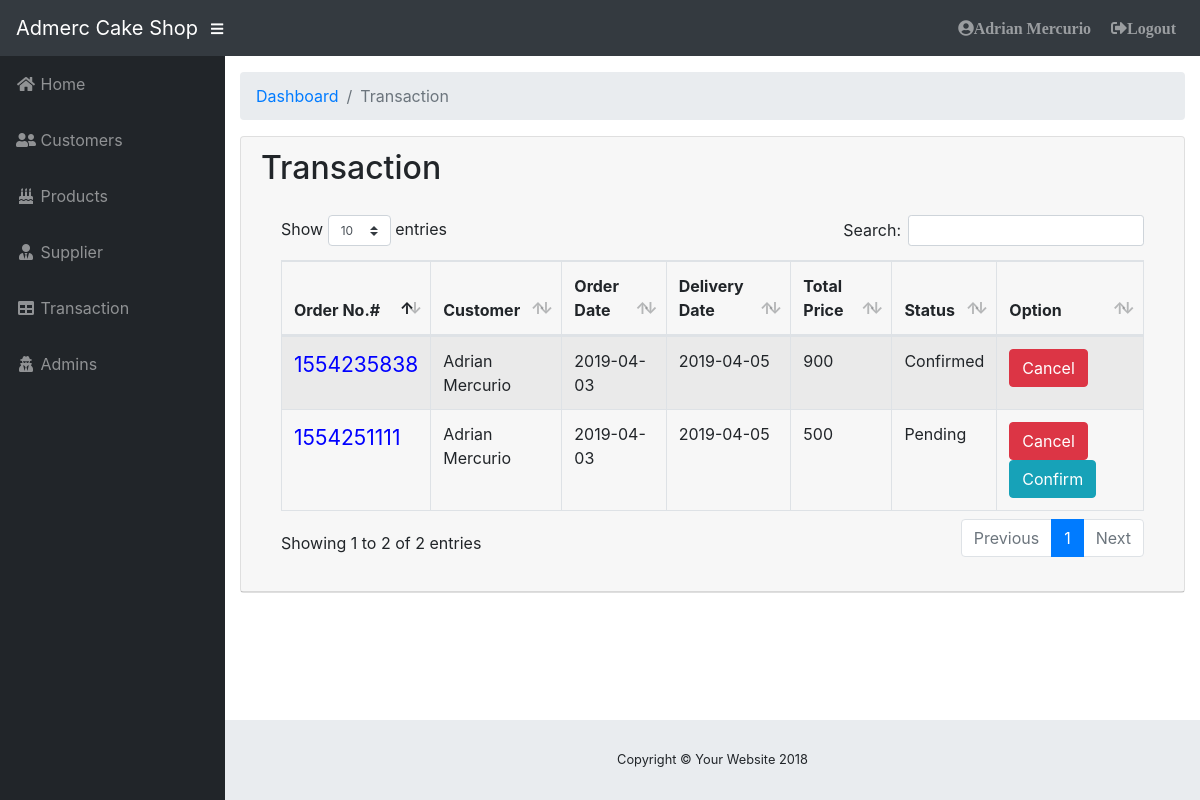
/detail.php (signed in), run on the app's committed database.
### tables this page shows
CREATE TABLE IF NOT EXISTS `tbltransacdetail` (
`detail_id` int(11) NOT NULL,
  `transac_code` int(11) NOT NULL,
  `date` varchar(11) NOT NULL,
  `customer_id` int(11) NOT NULL,
  `deliveryfee` int(11) NOT NULL,
  `totalprice` int(11) NOT NULL,
  `status` varchar(200) NOT NULL,
  `remarks` text NOT NULL,
  `delivery_date` varchar(200) NOT NULL
);

### detail.php (the view, shortened to what this page needs)
<?php include('includes/connection.php');?>
<?php include 'includes/header.php'; ?>
<?php include 'includes/sidebar.php'; ?>
          <ol class="breadcrumb">
            <li class="breadcrumb-item">
              <a href="#">Dashboard</a>
            </li>
            <li class="breadcrumb-item active">Transaction</li>
          </ol>
          <div class="card mb-3">
            <div class="card-header">
              <h2>Transaction</h2>
            <div class="card-body">
              <div class="table-responsive">
                            <table class="table table-bordered table-hover table-striped" id="dataTable" width="100%" cellspacing="0">
                                <thead>
                                    <tr>
                                        <th>Order No.#</th>
                                        <th>Customer</th>
                                        <th>Order Date</th>
                                        <th>Delivery Date</th>
                                        <th>Total Price</th>
                                        <th>Status</th>
                                        <th>Option</th>
                                    </tr>
                                </thead>
                                <tbody>
                                  <?php
                $query = 'SELECT a.transac_code,concat(b.fname," ",b.lname)as name,a.date,a.delivery_date,a.totalprice,a.status FROM tbltransacdetail a, tblusers b WHERE a.customer_id=b.user_id ';
                    $result = mysqli_query($db, $query) or die (mysqli_error($db));
                        while ($row = mysqli_fetch_assoc($result)) {
                            echo '<tr>';
                            echo '<td><a title="View list Of Ordered" href="detailtransac.php?id='. $row['transac_code'].'" style="color: blue;font-size: 21px">'. $row['transac_code'].' </a></td>';
                            echo '<td>'. $row['name'].'</td>';
                            echo '<td>'. $row['date'].'</td>';
                             echo '<td>'. $row['delivery_date'].'</td>';
                            echo '<td>'. $row['totalprice'].'</td>';
                            echo '<td>'. $row['status'].'</td>';
                            echo '<td>';
                            if ($row['status']=='Pending') {?>
                            <a title="Cancel" type="button" class="btn btn-xs btn-danger " onclick="return confirm('Do you want to cancel transaction?')" href="confirm.php?action=edit & cancel=<?php echo $row['transac_code']; ?> ">Cancel</a>
                            <a title="Confirm" type="button" class="btn btn-xs btn-info " onclick="return confirm('Do you want to confirm transaction?')" href="confirm.php?action=edit & confirm=<?php echo $row['transac_code']; ?>">Confirm</a>
                            <?php
                             }elseif ($row['status']=='Confirmed') {?>
                               <a title="Cancel" type="button" class="btn btn-xs btn-danger " onclick="return confirm('Do you want to cancel transaction?')" href="confirm.php?action=edit & cancel=<?php echo $row['transac_code']; ?> ">Cancel</a>
                            <?php
                             }elseif ($row['status']=='Cancelled') {?>
                                <a title="Confirm" type="button" class="btn btn-xs btn-info " onclick="return confirm('Do you want to confirm transaction?')" href="confirm.php?action=edit & confirm=<?php echo $row['transac_code']; ?>">Confirm</a>
                             <?php
                             }
                            echo '</td>';
                            echo '</tr> ';
                }
            ?>
                                </tbody>
                            </table>
                        </div>
            </div>
          </div>
        </div>
<?php include 'includes/footer.php'; ?>
<?php include 'addtransac.php'; ?>

### css/sb-admin.css (style rules this page uses)
html { position: relative; min-height: 100%; }
body { height: 100%; }
:root { --input-padding-x: 0.75rem; --input-padding-y: 0.75rem; }

### data on the page
tbltransacdetail: transac_code "1554235838", name "Adrian Mercurio", date "2019-04-03", delivery_date "2019-04-05", totalprice "900", status "Confirmed"
tbltransacdetail: transac_code "1554251111", name "Adrian Mercurio", date "2019-04-03", delivery_date "2019-04-05", totalprice "500", status "Pending"

### other printed values
$_SESSION['fname'] "Adrian"
$_SESSION['lname'] "Mercurio"
